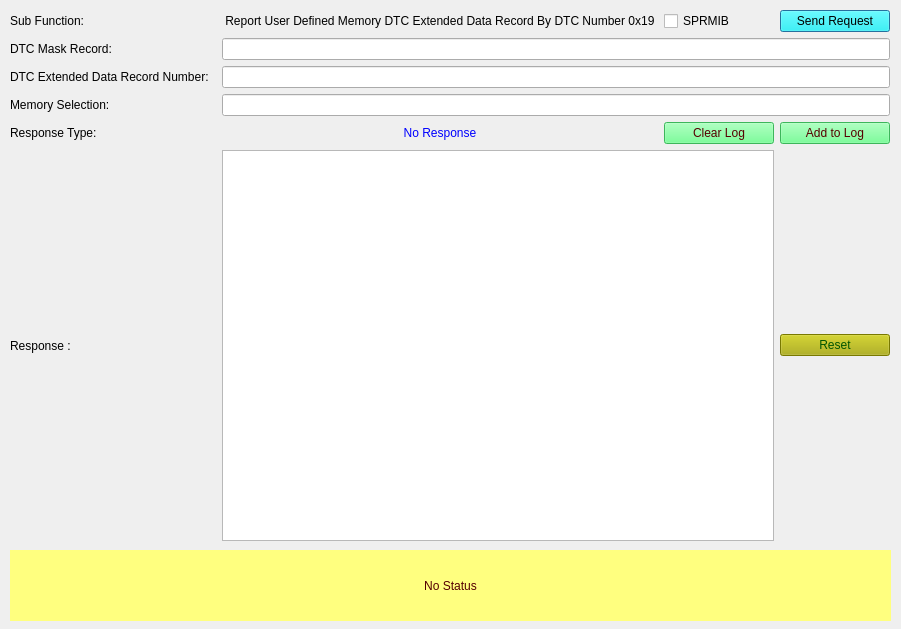
<?xml version="1.0" encoding="UTF-8"?>
<ui version="4.0">
 <class>Form_SID_19_19</class>
 <widget class="QDialog" name="Form_SID_19_19">
  <property name="geometry">
   <rect>
    <x>0</x>
    <y>0</y>
    <width>901</width>
    <height>629</height>
   </rect>
  </property>
  <property name="windowTitle">
   <string> Report User Defined Memory DTC Extended Data Record By DTC Number 0x19 </string>
  </property>
  <widget class="QWidget" name="layoutWidget">
   <property name="geometry">
    <rect>
     <x>10</x>
     <y>10</y>
     <width>880</width>
     <height>531</height>
    </rect>
   </property>
   <layout class="QGridLayout" name="gridLayout_2">
    <property name="sizeConstraint">
     <enum>QLayout::SetNoConstraint</enum>
    </property>
    <item row="0" column="4">
     <widget class="QPushButton" name="pushButton_Send19_19Req">
      <property name="toolTip">
       <string>&lt;html&gt;&lt;head/&gt;&lt;body&gt;&lt;p&gt;Sends the 19 service subfunction 19 request to ECU&lt;/p&gt;&lt;/body&gt;&lt;/html&gt;</string>
      </property>
      <property name="styleSheet">
       <string notr="true">background-color: rgb(0, 255, 255);
border-color: rgb(0, 0, 0);
color: rgb(0, 0, 0);</string>
      </property>
      <property name="text">
       <string>Send Request</string>
      </property>
     </widget>
    </item>
    <item row="7" column="4">
     <widget class="QPushButton" name="pushButton_reset">
      <property name="styleSheet">
       <string notr="true">background-color: rgb(170, 170, 0);
font: 75 8pt &quot;MS Shell Dlg 2&quot;;
color: rgb(0, 85, 0);</string>
      </property>
      <property name="text">
       <string>Reset</string>
      </property>
     </widget>
    </item>
    <item row="4" column="4">
     <widget class="QPushButton" name="pushButton_appendLog">
      <property name="styleSheet">
       <string notr="true">background-color: rgb(85, 255, 127);
color: rgb(85, 0, 0);</string>
      </property>
      <property name="text">
       <string>Add to Log</string>
      </property>
     </widget>
    </item>
    <item row="2" column="1" colspan="4">
     <layout class="QHBoxLayout" name="horizontalLayout_3">
      <item>
       <widget class="QLineEdit" name="DTCEDRN_lineEdit">
        <property name="toolTip">
         <string>&lt;html&gt;&lt;head/&gt;&lt;body&gt;&lt;p&gt;Enter DTC Extended Data Record Number in &lt;span style=&quot; font-weight:600;&quot;&gt;1-byte hexadecimal format&lt;/span&gt;&lt;/p&gt;&lt;/body&gt;&lt;/html&gt;</string>
        </property>
       </widget>
      </item>
     </layout>
    </item>
    <item row="1" column="1" colspan="4">
     <layout class="QHBoxLayout" name="horizontalLayout">
      <item>
       <widget class="QLineEdit" name="DTCMaskRecord_lineEdit">
        <property name="toolTip">
         <string>&lt;html&gt;&lt;head/&gt;&lt;body&gt;&lt;p&gt;Enter DTC Mask Record in &lt;span style=&quot; font-weight:600;&quot;&gt;3-byte hexadecimal format &lt;/span&gt;&lt;/p&gt;&lt;/body&gt;&lt;/html&gt;</string>
        </property>
       </widget>
      </item>
     </layout>
    </item>
    <item row="7" column="0">
     <widget class="QLabel" name="label_4">
      <property name="text">
       <string>Response : </string>
      </property>
     </widget>
    </item>
    <item row="0" column="3">
     <widget class="QCheckBox" name="checkBox_suppressposmsg">
      <property name="toolTip">
       <string>If selected then Suppress Positive Response Message Indication bit will be set in Subfunction</string>
      </property>
      <property name="text">
       <string>SPRMIB</string>
      </property>
     </widget>
    </item>
    <item row="4" column="1" colspan="2">
     <widget class="QLabel" name="label_ResType">
      <property name="autoFillBackground">
       <bool>false</bool>
      </property>
      <property name="styleSheet">
       <string notr="true">color: rgb(0, 0, 255);</string>
      </property>
      <property name="text">
       <string>No Response</string>
      </property>
      <property name="alignment">
       <set>Qt::AlignCenter</set>
      </property>
     </widget>
    </item>
    <item row="7" column="1" colspan="3">
     <widget class="QTextBrowser" name="textBrowser_Resp"/>
    </item>
    <item row="2" column="0">
     <widget class="QLabel" name="DTCEDRN_label">
      <property name="text">
       <string>DTC Extended Data Record Number:  </string>
      </property>
     </widget>
    </item>
    <item row="0" column="1" colspan="2">
     <widget class="QLabel" name="subFunction_Name">
      <property name="text">
       <string> Report User Defined Memory DTC Extended Data Record By DTC Number 0x19 </string>
      </property>
     </widget>
    </item>
    <item row="0" column="0">
     <widget class="QLabel" name="label_subFunction">
      <property name="text">
       <string>Sub Function:</string>
      </property>
     </widget>
    </item>
    <item row="4" column="0">
     <widget class="QLabel" name="label_5">
      <property name="text">
       <string>Response Type: </string>
      </property>
     </widget>
    </item>
    <item row="1" column="0">
     <widget class="QLabel" name="DTCMaskRecord_label">
      <property name="text">
       <string>DTC Mask Record:</string>
      </property>
     </widget>
    </item>
    <item row="3" column="0">
     <widget class="QLabel" name="label_memorySelection">
      <property name="text">
       <string>Memory Selection:</string>
      </property>
     </widget>
    </item>
    <item row="4" column="3">
     <widget class="QPushButton" name="pushButton_clearLog">
      <property name="styleSheet">
       <string notr="true">background-color: rgb(85, 255, 127);
color: rgb(85, 0, 0);</string>
      </property>
      <property name="text">
       <string>Clear Log</string>
      </property>
     </widget>
    </item>
    <item row="3" column="1" colspan="4">
     <widget class="QLineEdit" name="lineEdit_memorySelection">
      <property name="toolTip">
       <string>&lt;html&gt;&lt;head/&gt;&lt;body&gt;&lt;p&gt;Enter Memory Selection in &lt;span style=&quot; font-weight:600;&quot;&gt;1-byte hexadecimal format&lt;/span&gt;&lt;/p&gt;&lt;/body&gt;&lt;/html&gt;</string>
      </property>
     </widget>
    </item>
   </layout>
  </widget>
  <widget class="QLabel" name="label_status">
   <property name="geometry">
    <rect>
     <x>10</x>
     <y>550</y>
     <width>881</width>
     <height>71</height>
    </rect>
   </property>
   <property name="styleSheet">
    <string notr="true">background-color: rgb(255, 255, 127);
color: rgb(85, 0, 0);
border-color: rgb(0, 0, 255);</string>
   </property>
   <property name="text">
    <string>No Status</string>
   </property>
   <property name="alignment">
    <set>Qt::AlignCenter</set>
   </property>
   <property name="wordWrap">
    <bool>true</bool>
   </property>
  </widget>
 </widget>
 <resources/>
 <connections/>
</ui>
